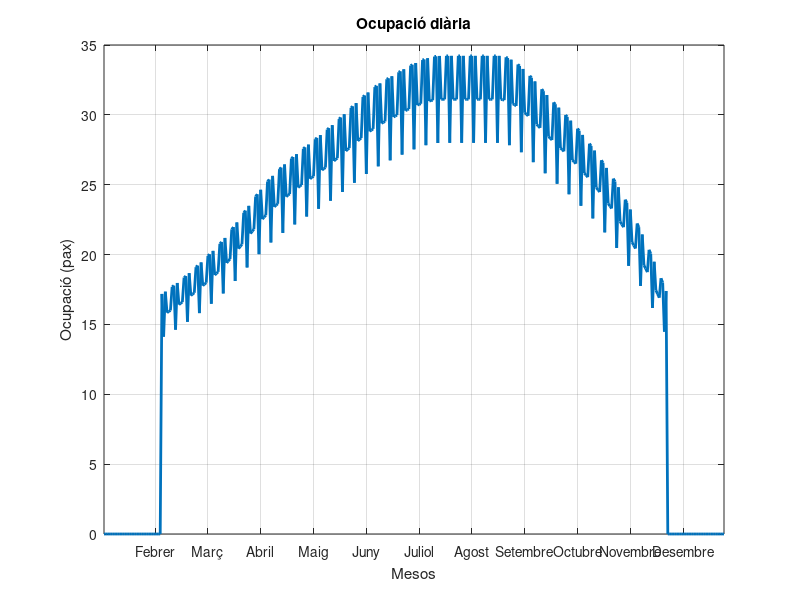

The MATLAB source for this figure:
clc;
clear;
%% DADES ENTRADA
Cap_hostes_max=32;
Cap_variacio_mensual = [0, 0.5, 0.6, 0.75, 0.85, 0.95, 1, 1, 0.9, 0.75, 0.5, 0]; % Vector d'ocupació mensual (12 mesos)
Cap_variacio_setmanal = [0.9, 1.1, 1.0, 1.0, 1.0, 1.1, 1.1]; % Vector de variació setmanal (7 dies)


Cap_variacio_setmanal= (Cap_variacio_setmanal / sum(Cap_variacio_setmanal)) * 7;    %normalitzem la variació
Cap_variacio_setmanal_anual = repmat(Cap_variacio_setmanal, 1, 53); % 52 setmanes

%Cap_variacio_mensual_expandida = repelem(Cap_variacio_mensual, 31, 1);
dies_mesos = linspace(1, 365, 12);
idx_no_zero = Cap_variacio_mensual ~= 0
dies_mesos_no_zero = dies_mesos(idx_no_zero);
valors_no_zero = Cap_variacio_mensual(idx_no_zero);
Cap_variacio_mensual_suau = interp1(dies_mesos_no_zero, valors_no_zero,  1:365, 'pchip', 0);
%Cap_variacio_mensual_suau = interp1(dies_mesos, Cap_variacio_mensual, 1:365, 'pchip'); % 'pchip' o 'spline'

Cap_real = Cap_hostes_max * Cap_variacio_mensual_suau(1:365) .* Cap_variacio_setmanal_anual(1:365);




%% Grafic ocupació
figure;
plot(1:365, Cap_real, 'LineWidth', 2);
ylabel('Ocupació (pax)');
title('Ocupació diària');
grid on;
xlim([1 365]); % Limitar l'eix X a 365 dies
xticks(0:31:365); % Marcar els mesos cada 30 dies
xticklabels({'Gener', 'Febrer', 'Març', 'Abril', 'Maig', 'Juny', 'Juliol', 'Agost', 'Setembre', 'Octubre', 'Novembre', 'Desembre'});
xlabel('Mesos');
